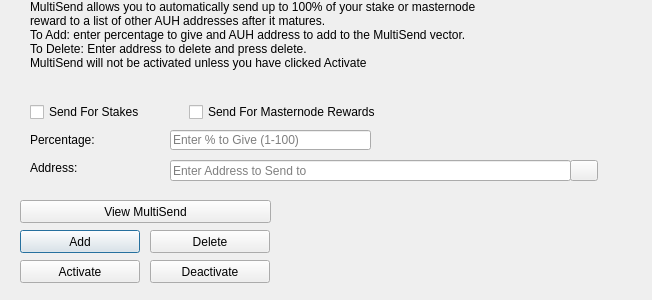
<?xml version="1.0" encoding="UTF-8"?>
<ui version="4.0">
 <class>MultiSendDialog</class>
 <widget class="QDialog" name="MultiSendDialog">
  <property name="windowModality">
   <enum>Qt::NonModal</enum>
  </property>
  <property name="geometry">
   <rect>
    <x>0</x>
    <y>0</y>
    <width>652</width>
    <height>300</height>
   </rect>
  </property>
  <property name="windowTitle">
   <string>MultiSend</string>
  </property>
  <widget class="QLineEdit" name="multiSendPercentEdit">
   <property name="geometry">
    <rect>
     <x>170</x>
     <y>130</y>
     <width>201</width>
     <height>20</height>
    </rect>
   </property>
   <property name="toolTip">
    <string>Enter whole numbers 1 - 100</string>
   </property>
   <property name="placeholderText">
    <string>Enter % to Give (1-100)</string>
   </property>
  </widget>
  <widget class="QLineEdit" name="multiSendAddressEdit">
   <property name="geometry">
    <rect>
     <x>170</x>
     <y>160</y>
     <width>401</width>
     <height>21</height>
    </rect>
   </property>
   <property name="toolTip">
    <string/>
   </property>
   <property name="placeholderText">
    <string>Enter Address to Send to</string>
   </property>
  </widget>
  <widget class="QLabel" name="label_2">
   <property name="geometry">
    <rect>
     <x>30</x>
     <y>0</y>
     <width>451</width>
     <height>121</height>
    </rect>
   </property>
   <property name="lineWidth">
    <number>1</number>
   </property>
   <property name="text">
    <string>MultiSend allows you to automatically send up to 100% of your stake or masternode reward to a list of other AUH addresses after it matures.
To Add: enter percentage to give and AUH address to add to the MultiSend vector.
To Delete: Enter address to delete and press delete.
MultiSend will not be activated unless you have clicked Activate</string>
   </property>
   <property name="alignment">
    <set>Qt::AlignLeading|Qt::AlignLeft|Qt::AlignTop</set>
   </property>
   <property name="wordWrap">
    <bool>true</bool>
   </property>
  </widget>
  <widget class="QLabel" name="message">
   <property name="geometry">
    <rect>
     <x>290</x>
     <y>200</y>
     <width>351</width>
     <height>91</height>
    </rect>
   </property>
   <property name="text">
    <string/>
   </property>
  </widget>
  <widget class="QPushButton" name="addButton">
   <property name="geometry">
    <rect>
     <x>20</x>
     <y>230</y>
     <width>120</width>
     <height>23</height>
    </rect>
   </property>
   <property name="toolTip">
    <string/>
   </property>
   <property name="statusTip">
    <string>Add to MultiSend Vector</string>
   </property>
   <property name="text">
    <string>Add</string>
   </property>
  </widget>
  <widget class="QPushButton" name="disableButton">
   <property name="geometry">
    <rect>
     <x>150</x>
     <y>260</y>
     <width>120</width>
     <height>23</height>
    </rect>
   </property>
   <property name="statusTip">
    <string>Deactivate MultiSend</string>
   </property>
   <property name="text">
    <string>Deactivate</string>
   </property>
  </widget>
  <widget class="QPushButton" name="addressBookButton">
   <property name="geometry">
    <rect>
     <x>570</x>
     <y>160</y>
     <width>28</width>
     <height>21</height>
    </rect>
   </property>
   <property name="toolTip">
    <string>Choose an address from the address book</string>
   </property>
   <property name="text">
    <string/>
   </property>
   <property name="icon">
    <iconset resource="../auh.qrc">
     <normaloff>:/icons/address-book</normaloff>:/icons/address-book</iconset>
   </property>
   <property name="shortcut">
    <string>Alt+A</string>
   </property>
   <property name="autoDefault">
    <bool>false</bool>
   </property>
  </widget>
  <widget class="QLabel" name="label">
   <property name="geometry">
    <rect>
     <x>30</x>
     <y>130</y>
     <width>121</width>
     <height>20</height>
    </rect>
   </property>
   <property name="toolTip">
    <string>Percentage of stake to send</string>
   </property>
   <property name="text">
    <string>Percentage:</string>
   </property>
  </widget>
  <widget class="QLabel" name="label_5">
   <property name="geometry">
    <rect>
     <x>30</x>
     <y>160</y>
     <width>111</width>
     <height>16</height>
    </rect>
   </property>
   <property name="toolTip">
    <string>Address to send portion of stake to</string>
   </property>
   <property name="text">
    <string>Address:</string>
   </property>
  </widget>
  <widget class="QPushButton" name="deleteButton">
   <property name="geometry">
    <rect>
     <x>150</x>
     <y>230</y>
     <width>120</width>
     <height>23</height>
    </rect>
   </property>
   <property name="toolTip">
    <string/>
   </property>
   <property name="statusTip">
    <string>Delete Address From MultiSend Vector</string>
   </property>
   <property name="text">
    <string>Delete</string>
   </property>
  </widget>
  <widget class="QPushButton" name="activateButton">
   <property name="geometry">
    <rect>
     <x>20</x>
     <y>260</y>
     <width>120</width>
     <height>23</height>
    </rect>
   </property>
   <property name="statusTip">
    <string>Activate MultiSend</string>
   </property>
   <property name="text">
    <string>Activate</string>
   </property>
  </widget>
  <widget class="QPushButton" name="viewButton">
   <property name="geometry">
    <rect>
     <x>20</x>
     <y>200</y>
     <width>251</width>
     <height>23</height>
    </rect>
   </property>
   <property name="toolTip">
    <string/>
   </property>
   <property name="statusTip">
    <string>View MultiSend Vector</string>
   </property>
   <property name="text">
    <string>View MultiSend</string>
   </property>
  </widget>
  <widget class="QWidget" name="horizontalLayoutWidget">
   <property name="geometry">
    <rect>
     <x>30</x>
     <y>100</y>
     <width>351</width>
     <height>24</height>
    </rect>
   </property>
   <layout class="QHBoxLayout" name="horizontalLayout">
    <item>
     <widget class="QCheckBox" name="multiSendStakeCheckBox">
      <property name="text">
       <string>Send For Stakes</string>
      </property>
     </widget>
    </item>
    <item>
     <widget class="QCheckBox" name="multiSendMasternodeCheckBox">
      <property name="text">
       <string>Send For Masternode Rewards</string>
      </property>
     </widget>
    </item>
   </layout>
  </widget>
 </widget>
 <resources>
  <include location="../auh.qrc"/>
 </resources>
 <connections/>
</ui>
